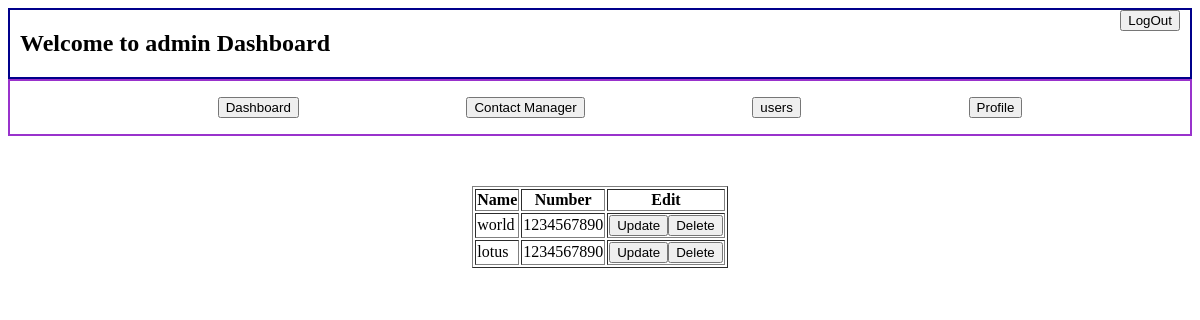
/contactlist/, run on an earlier commit of the app's database.
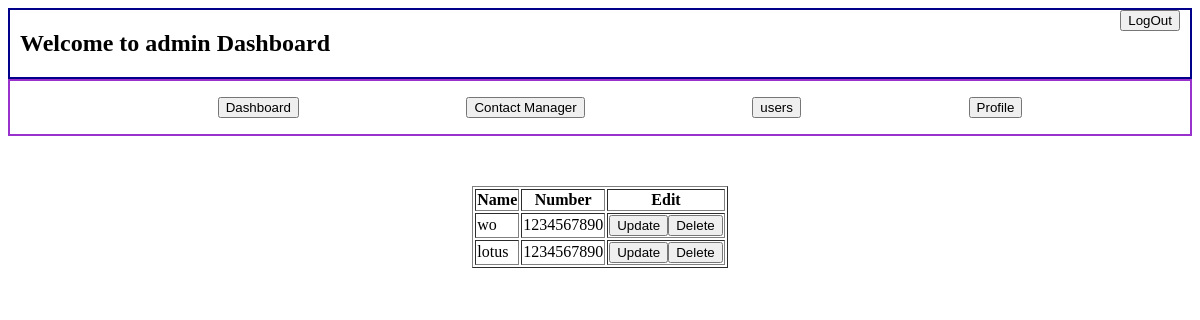
And on a later commit of the database.
### contacts/models.py (models this page shows, shortened)
class Contacts(models.Model):
    user = models.ForeignKey(User,on_delete=models.CASCADE,blank=False,null=False)
    name = models.CharField(max_length=25,blank=False,null=False)
    email = models.CharField(max_length=30,blank=False,null=False)
    number = models.CharField(max_length=20,blank=False,null=False)
    ROLE_CHOICES = [
        ('user','User'),
    ]
    role = models.CharField(max_length=10,choices=ROLE_CHOICES,default='user')

### contacts/views.py (the view)
# urls.py: path('contactlist/',views.contactlist,name='contactlist'),
def contactlist(request):
    contactlist = Contacts.objects.all().values()
    return render(request,'contactlist.html',{'contactlist':contactlist})

### contacts/templates/contactlist.html (shortened to what this page needs)
{% load static %}
<!DOCTYPE html>
<html lang="en">
<head>
    <link rel="stylesheet" href="{% static 'css/admindashboard.css' %}">
</head>
<body>
    <nav class="navigation-bar">
        <h1>Welcome to admin Dashboard</h1>
        <a href="{% url 'login' %}"><button>LogOut</button></a>
    </nav>
    <div class="appbar">
        <ul>
            <a href="{% url 'admindashboard' %}"><li><button>Dashboard</button></li></a>
            <a href="{% url 'contactlist' %}"><li><button>Contact Manager</button></li></a>
            <a href="{% url 'userslist' %}"><li><button>users</button></li></a>
            <a href="{% url 'profile' %}"><li><button>Profile</button></li></a>
        </ul>
    </div>
    <div class="content">
        <table border="1">
            <tr>
                <th>Name</th>
                <th>Number</th>
                <th>Edit</th>
            </tr>
            {% for x in contactlist %}
                <tr>
                    <td>{{x.name}}</td>
                    <td>{{x.number}}</td>
                    <td><button>Update</button><button>Delete</button></td>
                </tr>
            {% endfor %}
        </table>
    </div>
</body>
</html>

What changed in the data, as far as the page shows it:
changed Contacts (number 1 of 2 on the later page): name "world" → "wo"
